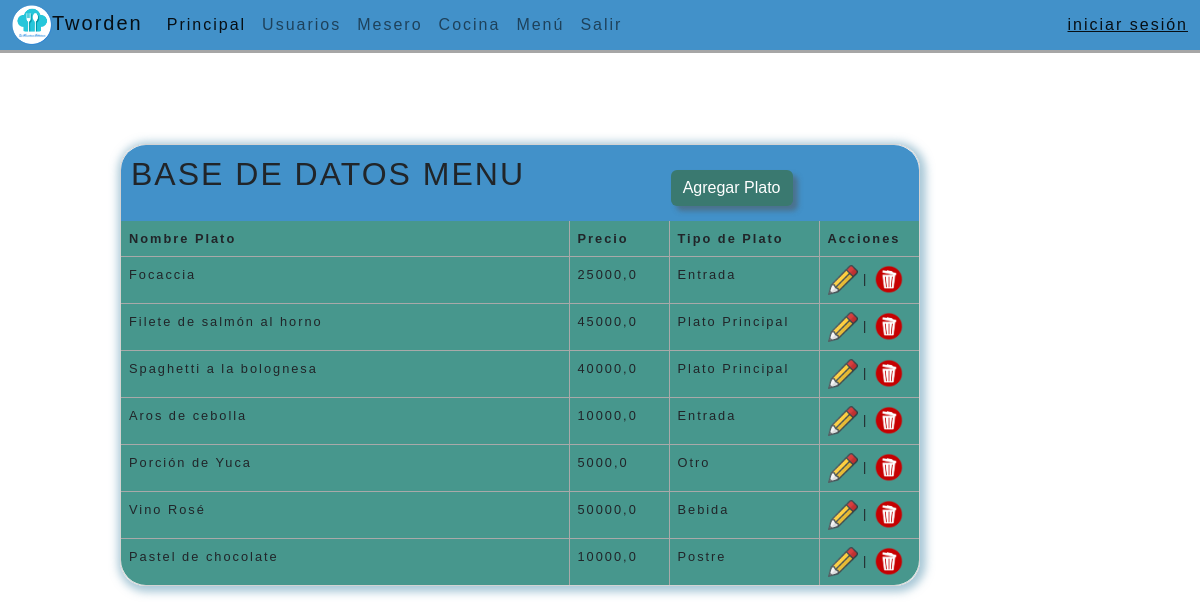
The page /menu.html on the database as committed earlier.
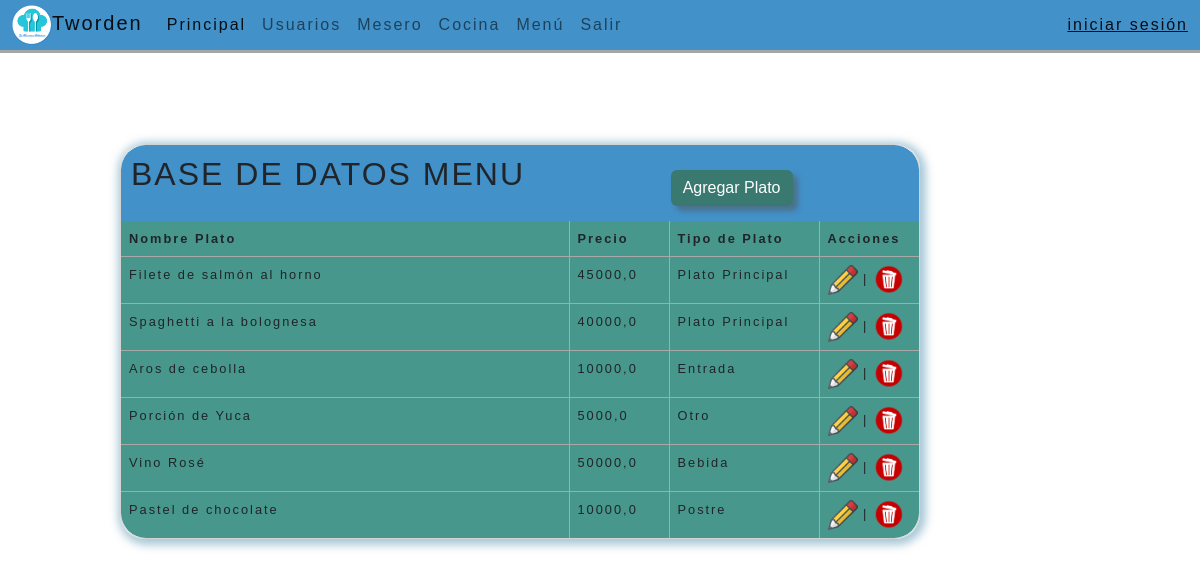
The same page on the database as committed later.
### paginas/models.py (models this page shows, shortened)
class Menu(models.Model):
    id = models.AutoField(primary_key=True)
    nombre_plato= models.CharField(max_length=155, blank=False, null=False)
    precio= models.FloatField(null=False, blank=False)
    descripcion= models.TextField(max_length=255, blank=True, null=True)
    tipo_plato= models.CharField (
        max_length=50,
        choices=[('Entrada', 'Entrada'), ('Plato Principal', 'Plato Principal'), ('Postre', 'Postre'), ('Bebida', 'Bebida'), ('Otro', 'Otro')]
    )

### paginas/views.py (the view)
# urls.py: path('menu.html', views.menu, name='menu'),
def menu(request):
    platos = Menu.objects.all()
    context = {'platos': platos}
    return render(request,'menu.html', context)

### paginas/templates/menu.html (shortened to what this page needs)
{% extends "base.html" %}
{% block contenido %}
{% load static %}
<br><br><br><br><br><br>
<div style=" min-width: 400px; max-width: 800px" class="tarjeta">
    <div class="titulo table-title">
        <div  class="row">
            <div class="col-sm-8">
                <h2> BASE DE DATOS MENU </h2>
            </div>
            <div class="col-sm-4">
                <a href="crear-plato.html">
                    <button type="submit" class="btn btn-primary">Agregar Plato</button>
                </a>
            </div>
        </div>
    </div>
    <table class="cuerpo table table-bordered">
        <thead>
            <tr>
                <th>Nombre Plato</th>
                <th>Precio</th>
                <th>Tipo de Plato</th>
                <th>Acciones</th>
            </tr>
        </thead>
        <tbody>
            {%for plato in platos%}
            <tr>
                <td title="{{ plato.descripcion }}">{{plato.nombre_plato}}</td>
                <td width="100">{{plato.precio}}</td>
                <td width="150">{{plato.tipo_plato}}</td>
                <td width="100" >
                    <a href="{% url 'editar' plato.id %}"> <img src={% static 'img/icono_lapiz.png' %} width="30" height="30" alt="Editar"></a>
                    |
                    <a href="{% url 'eliminar' plato.id %}"><img src={% static 'img/icono_borrar.png' %} width="30" height="30" alt="Editar"></a>
                </td>
            </tr>
            {%endfor%}
        </tbody>
    </table>
</div>
{% endblock %}

Rows that differ between the two databases and show on the page:
removed Menu: nombre_plato "Focaccia", precio "25000,0", tipo_plato "Entrada"
